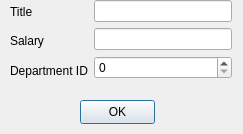
<?xml version="1.0" encoding="UTF-8"?>
<ui version="4.0">
 <class>RoleInput</class>
 <widget class="QDialog" name="RoleInput">
  <property name="geometry">
   <rect>
    <x>0</x>
    <y>0</y>
    <width>243</width>
    <height>134</height>
   </rect>
  </property>
  <property name="windowTitle">
   <string>Dialog</string>
  </property>
  <widget class="QPushButton" name="okButton">
   <property name="geometry">
    <rect>
     <x>80</x>
     <y>100</y>
     <width>75</width>
     <height>24</height>
    </rect>
   </property>
   <property name="text">
    <string>OK</string>
   </property>
  </widget>
  <widget class="QWidget" name="layoutWidget">
   <property name="geometry">
    <rect>
     <x>10</x>
     <y>0</y>
     <width>222</width>
     <height>82</height>
    </rect>
   </property>
   <layout class="QHBoxLayout" name="horizontalLayout">
    <item>
     <layout class="QVBoxLayout" name="verticalLayout">
      <item>
       <widget class="QLabel" name="label">
        <property name="text">
         <string>Title</string>
        </property>
       </widget>
      </item>
      <item>
       <widget class="QLabel" name="label_2">
        <property name="text">
         <string>Salary</string>
        </property>
       </widget>
      </item>
      <item>
       <widget class="QLabel" name="label_3">
        <property name="text">
         <string>Department ID</string>
        </property>
       </widget>
      </item>
     </layout>
    </item>
    <item>
     <layout class="QGridLayout" name="gridLayout">
      <item row="0" column="0">
       <widget class="QLineEdit" name="titleEdit"/>
      </item>
      <item row="1" column="0">
       <widget class="QLineEdit" name="salaryEdit"/>
      </item>
      <item row="2" column="0">
       <widget class="QSpinBox" name="departmentEdit"/>
      </item>
     </layout>
    </item>
   </layout>
  </widget>
 </widget>
 <resources/>
 <connections/>
</ui>
